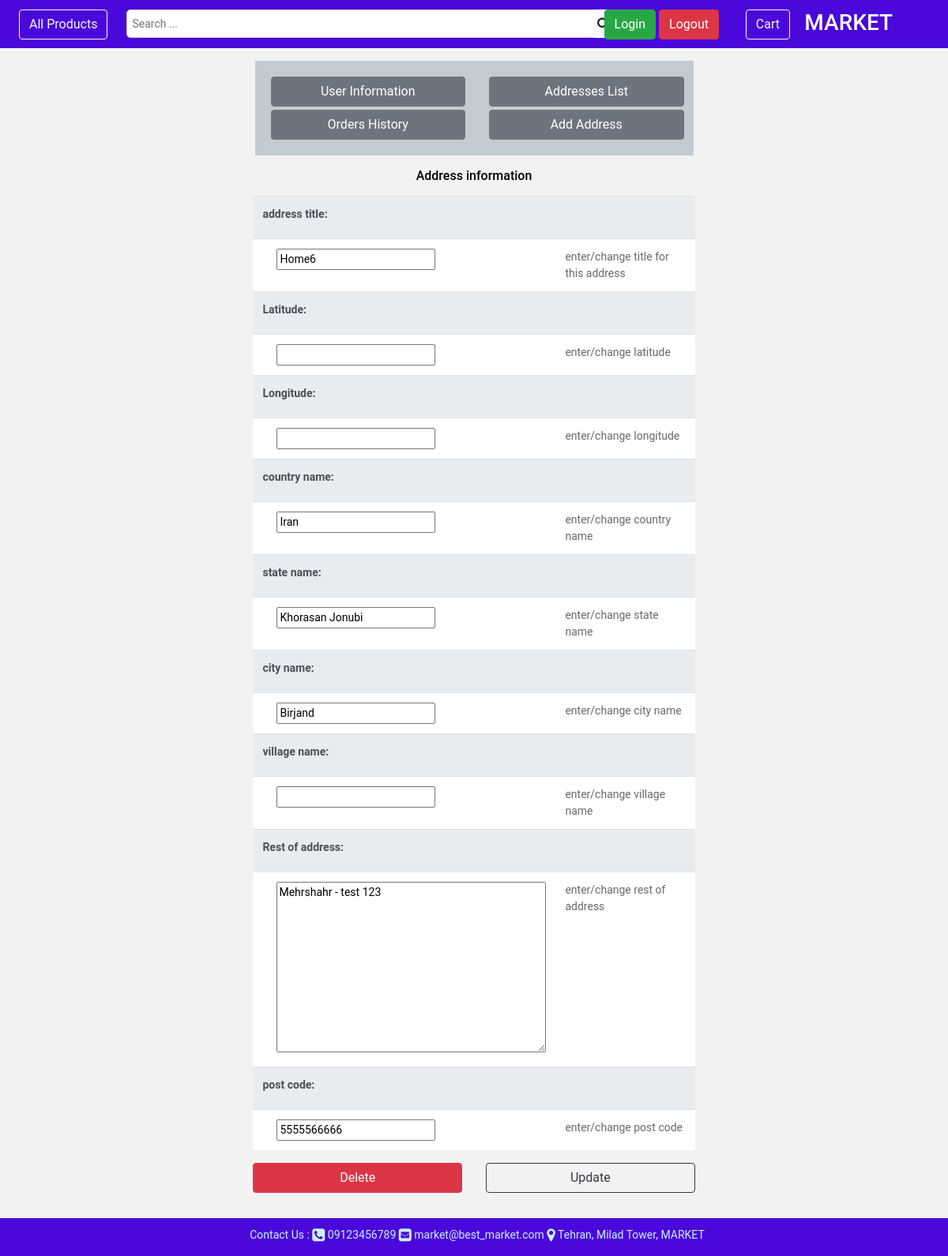
The page /customer/dashboard/addresses/6 (signed in) on the database as committed earlier.
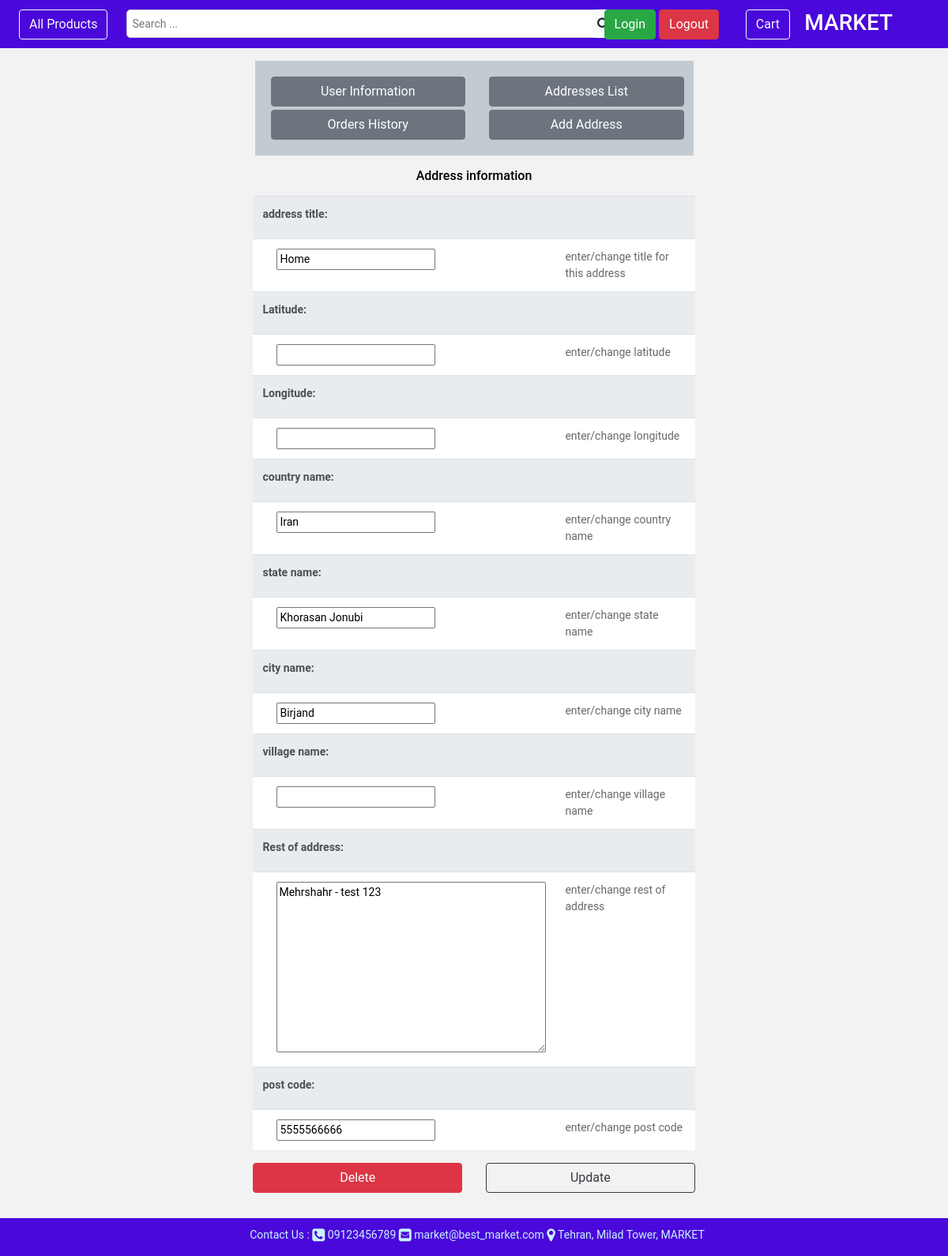
The same page on the database as committed later.
### customer/models.py (models this page shows, shortened)
class Address(BaseModel):
    owner = models.ForeignKey(Customer, verbose_name=_('address owner'), help_text=_('specify owner'),
                              null=True, blank=True, on_delete=models.CASCADE)
    title = models.CharField(verbose_name=_('address title'), help_text=_('enter title for this address'),
                             max_length=25, default='New')
    latitude = models.FloatField(verbose_name=_('latitude'), help_text=_('enter/change latitude'), null=True, blank=True)
    longitude = models.FloatField(verbose_name=_('longitude'), help_text=_('enter/change longitude'), null=True, blank=True)
    country = models.CharField(verbose_name=_('country name'), help_text=_('enter country name'), null=False,
                               blank=False, default='Iran', max_length=30)
    state = models.CharField(verbose_name=_('state name'), help_text=_('enter state name'), null=False, blank=False
                             , max_length=50)
    city = models.CharField(verbose_name=_('city name'), help_text=_('enter city name'), null=False, blank=False,
                            max_length=50)
    village = models.CharField(verbose_name=_('village name'), help_text=_('enter village name'), null=True,
                               blank=True, max_length=50)
    rest_of_address = models.TextField(verbose_name=_('rest of address'), help_text=_('enter/change rest of address'),
                                       null=False, blank=True)
    post_code = models.CharField(verbose_name=_('post code'), help_text=_('enter post code'), null=True,
                                 blank=True, max_length=10)
    def __str__(self):
        return f'{self.title} in {self.city}#owner: {self.owner}'

### customer/views.py (the view, shortened to what this page needs)
# urls.py: path('dashboard/addresses/<int:pk>', AddressDetailView.as_view(), name='address_detail'),
class AddressDetailView(LoginRequiredMixin, generic.FormView):
    template_name = 'customer/address_detail.html'
    form_class = AddressForm
    def get(self, request, *args, **kwargs):
        customer = Customer.objects.get(id=self.request.user.id)
        address_id = kwargs['pk']
        print(address_id)
        address = Address.objects.get(id=address_id)
        print(address)
        form = AddressForm(instance=address)
        return render(request, 'customer/address_detail.html',
                      {'customer': customer, 'form': form, 'address_id': address_id})

### core/models.py (called while the page is built)
    def get_queryset(self):
        return super().get_queryset().filter(deleted=False)

    def get_queryset(self):
        return super().get_queryset().filter(deleted=False)

### customer/models.py (called while the page is built)
    def __str__(self):
        return f'{self.first_name} {self.last_name}'

### templates/customer/address_detail.html (shortened to what this page needs)
{% extends "base.html" %}
{% load i18n %}
{% load static %}
{% block content %}
    <div class="container-fluid pt-3" style="min-height: 85vh">
        <div class="row m-auto w-50">
            <div class="col-12 text-center">
                {% include 'customer/customer_panel.html' with customer_panel=customer %}
            </div>
        </div>
        <div id="info" class="row w-75 m-auto p-3 ">
            <div class="col-12 text-center">
                <div class="container-fluid">
                    <h6 class="text-center">{% translate 'Address information' %}</h6>
                    <div class="container-fluid w-75 pt-0">
                        <form enctype="multipart/form-data" class="form-group" method="post">
                            <table id="customer-detail" class="table text-left table-responsive-md">
                                <div class="form-group">
                                    {% for field in form %}
                                        <tr style="background-color: #c2cbd1" class="thead-light">
                                            <th>
                                                {{ field.label_tag }}
                                            </th>
                                            <th></th>
                                        </tr>
                                        <tr style="background-color: white">
                                            <td style="padding-left: 30px; color: #353232; ">{{ field }}</td>
                                            <td style="color: dimgrey">{{ field.help_text }}</td>
                                        </tr>
                                    {% endfor %}
                                </div>
                            </table>
                            <div class="row">
                                <div class="col-6">
                                    <input type="submit" name="delete" value="Delete"
                                           class="btn btn-danger btn-block float-left">
                                </div>
                                <div class="col-6">
                                    <input type="submit" name="update" value="Update"
                                           class="btn btn-outline-dark btn-block float-right">
                                </div>
                            </div>
                        </form>
                    </div>
                </div>
            </div>
        </div>
    </div>
{% endblock %}

Rows that differ between the two databases and show on the page:
changed Address "Iran": title "Home6" → "Home"
